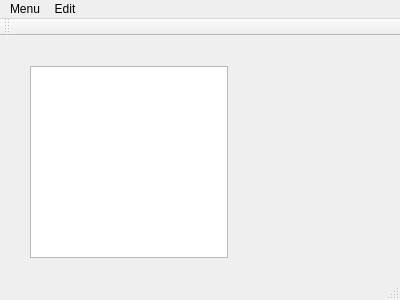
<?xml version="1.0" encoding="UTF-8"?>
<ui version="4.0">
 <class>MainWindow</class>
 <widget class="QMainWindow" name="MainWindow">
  <property name="geometry">
   <rect>
    <x>0</x>
    <y>0</y>
    <width>400</width>
    <height>300</height>
   </rect>
  </property>
  <property name="windowTitle">
   <string>MainWindow</string>
  </property>
  <widget class="QWidget" name="centralWidget">
   <widget class="KeySequence_ListWidget" name="tableWidget">
    <property name="geometry">
     <rect>
      <x>30</x>
      <y>30</y>
      <width>198</width>
      <height>192</height>
     </rect>
    </property>
   </widget>
   <widget class="KeySequence_Widget" name="widget" native="true">
    <property name="geometry">
     <rect>
      <x>240</x>
      <y>60</y>
      <width>120</width>
      <height>31</height>
     </rect>
    </property>
   </widget>
  </widget>
  <widget class="QMenuBar" name="menuBar">
   <property name="geometry">
    <rect>
     <x>0</x>
     <y>0</y>
     <width>400</width>
     <height>22</height>
    </rect>
   </property>
   <widget class="QMenu" name="menuMenu">
    <property name="title">
     <string>Menu</string>
    </property>
    <addaction name="actionOpen"/>
    <addaction name="actionNew_2"/>
    <addaction name="actionInsert"/>
    <addaction name="actionNext"/>
    <addaction name="actionDo"/>
    <addaction name="actionDid"/>
    <addaction name="actionHello"/>
    <addaction name="actionWorld"/>
    <addaction name="actionYes"/>
   </widget>
   <widget class="QMenu" name="menuEdit">
    <property name="title">
     <string>Edit</string>
    </property>
    <addaction name="actionNew"/>
   </widget>
   <addaction name="menuMenu"/>
   <addaction name="menuEdit"/>
  </widget>
  <widget class="QToolBar" name="mainToolBar">
   <attribute name="toolBarArea">
    <enum>TopToolBarArea</enum>
   </attribute>
   <attribute name="toolBarBreak">
    <bool>false</bool>
   </attribute>
  </widget>
  <widget class="QStatusBar" name="statusBar"/>
  <action name="actionOpen">
   <property name="text">
    <string>Open</string>
   </property>
  </action>
  <action name="actionNew">
   <property name="text">
    <string>New</string>
   </property>
  </action>
  <action name="actionNew_2">
   <property name="text">
    <string>New</string>
   </property>
  </action>
  <action name="actionInsert">
   <property name="text">
    <string>Insert</string>
   </property>
  </action>
  <action name="actionNext">
   <property name="text">
    <string>Next</string>
   </property>
  </action>
  <action name="actionDo">
   <property name="text">
    <string>Do</string>
   </property>
  </action>
  <action name="actionDid">
   <property name="text">
    <string>Did</string>
   </property>
  </action>
  <action name="actionHello">
   <property name="text">
    <string>Hello</string>
   </property>
  </action>
  <action name="actionWorld">
   <property name="text">
    <string>World</string>
   </property>
  </action>
  <action name="actionYes">
   <property name="text">
    <string>Yes</string>
   </property>
  </action>
 </widget>
 <layoutdefault spacing="6" margin="11"/>
 <customwidgets>
  <customwidget>
   <class>KeySequence_ListWidget</class>
   <extends>QTableWidget</extends>
   <header location="global">keysequence_listwidget.hpp</header>
  </customwidget>
  <customwidget>
   <class>KeySequence_Widget</class>
   <extends>QWidget</extends>
   <header location="global">keysequence_widget.hpp</header>
   <container>1</container>
  </customwidget>
 </customwidgets>
 <resources/>
 <connections/>
</ui>
